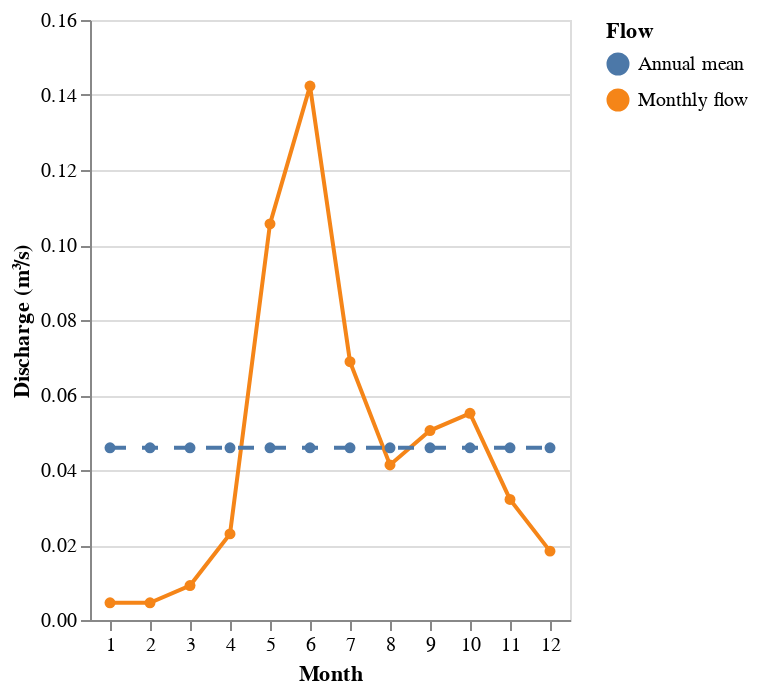

Notebook cell for this chart:
### Markdown cell above
# OOP lake model

## 1. Lake

The default is lake with an area of 0.2 km2, mean depth 5 m and residence time 0.7 years. Initial lake and inflow pH is 4.5, TOC is 4 mg/l and the flow profile is `fjell`.

Alternatively, pass `kwargs` to the constructor to define a custom lake.

**Note:** Only Altair plots are working in the notebook for now.

### Code cell
lake = lm.Lake(
    area=0.2,
    depth=5,
    tau=0.7,
    flow_prof="fjell",
    pH_lake0=4.5,
    pH_inflow=4.5,
    toc_lake0=4,
)

print(f"Volume:           {lake.volume:.0f} litres.")
print(f"Mean annual flow: {lake.mean_annual_flow:.0f} litres/month.")

lake.plot_flow_profile(lib="Altair")

### Figure 1 — Vega-Lite specification as saved in the notebook (floating-point values rounded to 4 significant figures)
{"config": {"view": {"continuousWidth": 300, "continuousHeight": 300}}, "data": {"name": "data-2cef28045ec5987bd3011823c588ad31"}, "mark": {"type": "line", "point": true}, "encoding": {"color": {"field": "Flow", "type": "nominal"}, "strokeDash": {"condition": {"test": "(datum.Flow === 'Annual mean')", "value": [8, 8]}, "value": [0]}, "tooltip": [{"field": "Month", "type": "nominal"}, {"field": "Discharge (m³/s)", "format": ",.2f", "type": "quantitative"}, {"field": "Flow", "type": "nominal"}], "x": {"axis": {"labelAngle": 0}, "field": "Month", "type": "nominal"}, "y": {"field": "Discharge (m³/s)", "type": "quantitative"}}, "params": [{"name": "param_1", "select": {"type": "interval", "encodings": ["x", "y"]}, "bind": "scales"}], "$schema": "https://vega.github.io/schema/vega-lite/v5.16.3.json", "datasets": {"data-2cef28045ec5987bd3011823c588ad31": [{"Month": 1, "Flow": "Monthly flow", "Discharge (m³/s)": 0.004593}, {"Month": 2, "Flow": "Monthly flow", "Discharge (m³/s)": 0.004593}, {"Month": 3, "Flow": "Monthly flow", "Discharge (m³/s)": 0.009186}, {"Month": 4, "Flow": "Monthly flow", "Discharge (m³/s)": 0.02296}, {"Month": 5, "Flow": "Monthly flow", "Discharge (m³/s)": 0.1056}, {"Month": 6, "Flow": "Monthly flow", "Discharge (m³/s)": 0.1424}, {"Month": 7, "Flow": "Monthly flow", "Discharge (m³/s)": 0.06889}, {"Month": 8, "Flow": "Monthly flow", "Discharge (m³/s)": 0.04134}, {"Month": 9, "Flow": "Monthly flow", "Discharge (m³/s)": 0.05052}, {"Month": 10, "Flow": "Monthly flow", "Discharge (m³/s)": 0.05511}, {"Month": 11, "Flow": "Monthly flow", "Discharge (m³/s)": 0.03215}, {"Month": 12, "Flow": "Monthly flow", "Discharge (m³/s)": 0.01837}, {"Month": 1, "Flow": "Annual mean", "Discharge (m³/s)": 0.04593}, {"Month": 2, "Flow": "Annual mean", "Discharge (m³/s)": 0.04593}, {"Month": 3, "Flow": "Annual mean", "Discharge (m³/s)": 0.04593}, {"Month": 4, "Flow": "Annual mean", "Discharge (m³/s)": 0.04593}, {"Month": 5, "Flow": "Annual mean", "Discharge (m³/s)": 0.04593}, {"Month": 6, "Flow": "Annual mean", "Discharge (m³/s)": 0.04593}, {"Month": 7, "Flow": "Annual mean", "Discharge (m³/s)": 0.04593}, {"Month": 8, "Flow": "Annual mean", "Discharge (m³/s)": 0.04593}, {"Month": 9, "Flow": "Annual mean", "Discharge (m³/s)": 0.04593}, {"Month": 10, "Flow": "Annual mean", "Discharge (m³/s)": 0.04593}, {"Month": 11, "Flow": "Annual mean", "Discharge (m³/s)": 0.04593}, {"Month": 12, "Flow": "Annual mean", "Discharge (m³/s)": 0.04593}]}}
